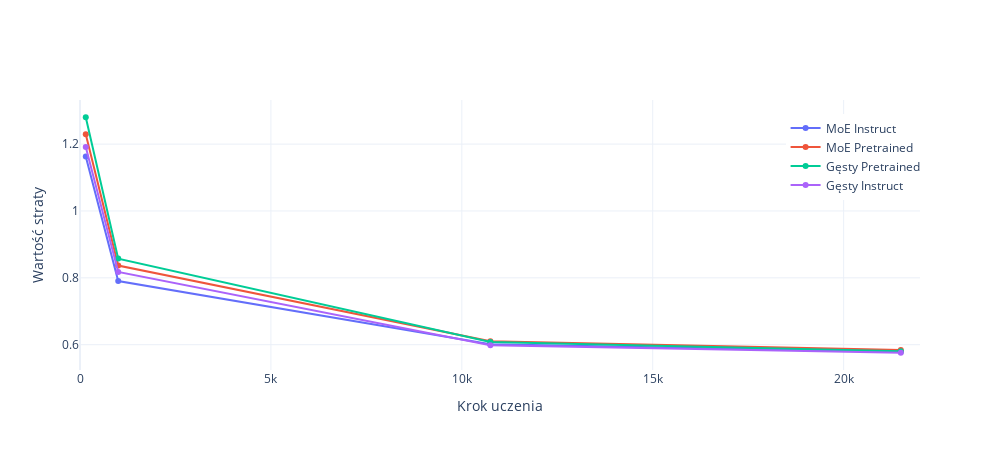

The code cell stored with this chart in its notebook:
### Code cell
import plotly as py
import plotly.graph_objects as go

fig = go.Figure()

for col in final_loss_customer.drop(columns=["Step"]).columns:
    fig.add_trace(
        go.Scatter(
            x=final_loss_customer["Step"],
            y=final_loss_customer[col],
            mode="lines+markers",
            name=col,
            connectgaps=True,
        )
    )

fig.update_layout(xaxis_title="Krok uczenia", yaxis_title="Wartość straty")

fig.update_xaxes(
    automargin=True,
    autorange=True,
    autorangeoptions_minallowed=0,
    autorangeoptions_maxallowed=22000,
)

fig.update_yaxes(
    automargin=True,
    autorange=True,
)

fig.update_layout(
    width=1000,
    height=450,
    template="plotly_white",
    legend=dict(
        yanchor="top",
        y=0.95,
        xanchor="left",
        x=0.84,
    ),
)

### Figure 1 — Plotly figure (JSON) as saved in the notebook; plotly's stock layout.template omitted (floating-point values rounded to 4 significant figures)
{"data": [{"connectgaps": true, "mode": "lines+markers", "name": "MoE Instruct", "type": "scatter", "x": [151, 1001, 3177, 6354, 10748, 21497], "y": [1.163, 0.7902, null, null, 0.6014, 0.5792]}, {"connectgaps": true, "mode": "lines+markers", "name": "MoE Pretrained", "type": "scatter", "x": [151, 1001, 3177, 6354, 10748, 21497], "y": [1.23, 0.8368, null, null, 0.6104, 0.5842]}, {"connectgaps": true, "mode": "lines+markers", "name": "Gęsty Pretrained", "type": "scatter", "x": [151, 1001, 3177, 6354, 10748, 21497], "y": [1.28, 0.8575, null, null, 0.6083, 0.5804]}, {"connectgaps": true, "mode": "lines+markers", "name": "Gęsty Instruct", "type": "scatter", "x": [151, 1001, 3177, 6354, 10748, 21497], "y": [1.191, 0.8176, null, null, 0.5985, 0.5759]}], "layout": {"height": 450, "legend": {"x": 0.84, "xanchor": "left", "y": 0.95, "yanchor": "top"}, "width": 1000, "xaxis": {"automargin": true, "autorange": true, "autorangeoptions": {"maxallowed": 22000, "minallowed": 0}, "title": {"text": "Krok uczenia"}}, "yaxis": {"automargin": true, "autorange": true, "title": {"text": "Wartość straty"}}}}
